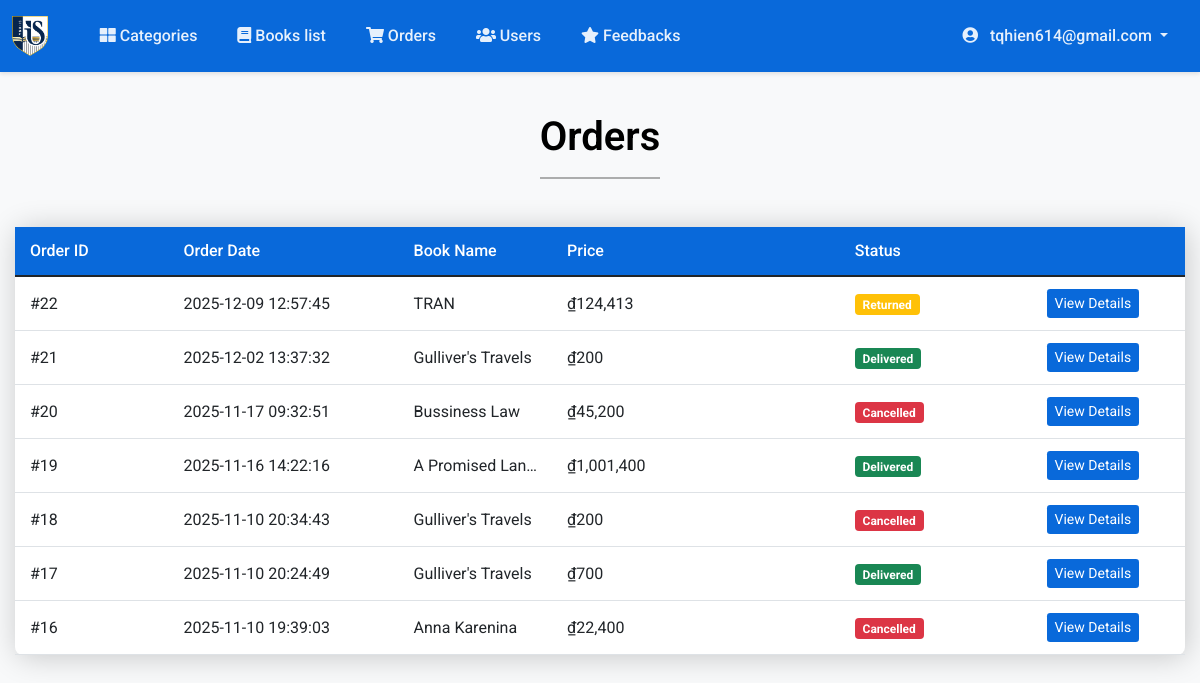
The app's page /Admin/orders.php (signed in) with its own data.
### tables this page shows
CREATE TABLE IF NOT EXISTS `orders` (
  `id` int NOT NULL AUTO_INCREMENT,
  `user_id` int NOT NULL,
  `address` varchar(100) NOT NULL,
  `address2` varchar(100) DEFAULT NULL,
  `pin` int NOT NULL,
  `payment_method` varchar(20) DEFAULT NULL,
  `total` int NOT NULL,
  `payment_status` varchar(20) NOT NULL,
  `order_status` int NOT NULL,
  `date` datetime NOT NULL,
  `duration` int NOT NULL,
  PRIMARY KEY (`id`)
);

CREATE TABLE IF NOT EXISTS `books` (
  `id` int NOT NULL AUTO_INCREMENT,
  `category_id` int NOT NULL,
  `ISBN` varchar(20) NOT NULL,
  `name` varchar(255) NOT NULL,
  `img` varchar(255) NOT NULL,
  `author` varchar(75) NOT NULL,
  `vnd` int NOT NULL,
  `security` int NOT NULL,
  `rent` int NOT NULL,
  `qty` int NOT NULL,
  `best_seller` int DEFAULT NULL,
  `short_desc` varchar(2000) NOT NULL,
  `description` text NOT NULL,
  `status` tinyint NOT NULL DEFAULT '1',
  `price` int GENERATED ALWAYS AS ((coalesce(`security`,0) + coalesce(`rent`,0))) VIRTUAL,
  PRIMARY KEY (`id`,`ISBN`)
);

CREATE TABLE IF NOT EXISTS `order_status` (
  `id` int NOT NULL AUTO_INCREMENT,
  `status_name` varchar(15) NOT NULL,
  PRIMARY KEY (`id`),
  UNIQUE KEY `order_status_name_uindex` (`status_name`)
);

### Admin/orders.php (the view, shortened to what this page needs)
<?php
require('topNav.php');
?>
<div class="container mt-5">
    <div class="d-flex justify-content-center">
        <h1>Orders
            <hr>
        </h1>
    </div>
    <table class="table table-responsive">
        <thead class="">
            <tr>
                <th>Order ID</th>
                <th>Order Date</th>
                <th>Book Name</th>
                <th>Price</th>
                <th>Status</th>
                <th></th>
            </tr>
        </thead>
        <tbody>
            <?php
            $res = mysqli_query($con, "SELECT orders.*, name, status_name FROM orders
                                        JOIN order_detail ON orders.id=order_detail.order_id
                                        JOIN books ON order_detail.book_id=books.id
                                        JOIN order_status ON orders.order_status=order_status.id
                                        ORDER BY date DESC");
            while ($row = mysqli_fetch_assoc($res)):
            ?>
            <tr>
                <td>#<?php echo $row['id'] ?></td>
                <td><?php echo $row['date'] ?></td>
                <td><?php echo htmlspecialchars($row['name']) ?></td>
                <td>₫<?php echo number_format($row['total']) ?></td>
                <td>
                    <?php
                    $statusClass = [
                        'Pending' => 'secondary',
                        'Processing' => 'primary',
                        'Shipped' => 'info',
                        'Delivered' => 'success',
                        'Cancelled' => 'danger',
                        'Returned' => 'warning'
                    ];
                    $class = $statusClass[$row['status_name']] ?? 'secondary';
                    ?>
                    <span class="badge bg-<?php echo $class ?>"><?php echo htmlspecialchars($row['status_name']) ?></span>
                </td>
                <td>
                    <a class="btn btn-info btn-sm" href="orderDetails.php?id=<?php echo $row['id'] ?>">
                        View Details
                    </a>
                </td>
            </tr>
            <?php endwhile; ?>
        </tbody>
    </table>
</div>
</body>
</html>

### Admin/css/admin.css (style rules this page uses)
:root { --primary-color: rgb(9, 105, 218); --primary-hover: rgb(8, 97, 199); --secondary-color: rgb(59, 59, 59); --secondary-hover: #404040; --danger-color: #f00b52; --danger-hover: #b20909; --bg-light: #f8f9fa; --bg-white: #ffffff; --bg-hover: #f8f9fa; --text-dark: #000000; --text-light: #ffffff; --text-muted: rgba(255,255,255,0.9); --shadow-light: 0 2px 4px rgba(0,0,0,0.1); --shadow-medium: 0 2px 8px rgba(0,0,0,0.1); --shadow-heavy: 2px 2px 30px rgba(0, 0, 0, 0.2); --radius-small: 6px; --radius-medium: 8px; --radius-large: 10px; --navbar-padding-top: 50px; --container-padding: 20px; --transition-fast: 0.2s ease; --transition-normal: 0.3s ease; }
body { background-color: var(--bg-light); font-family: 'Roboto', sans-serif; overflow-x: hidden; padding-top: var(--navbar-padding-top); }
.container { padding: var(--container-padding); max-width: 100%; overflow-x: hidden; }
.table { background: var(--bg-white); border-radius: var(--radius-medium); overflow: hidden; box-shadow: var(--shadow-heavy); width: 100%; max-width: 100%; table-layout: fixed; }
.table thead { background-color: var(--primary-color); color: var(--text-light); }
.table thead th { border: none; padding: 12px 15px; font-weight: 500; white-space: nowrap; overflow: hidden; text-overflow: ellipsis; }
.table tbody td { padding: 12px 15px; vertical-align: middle; white-space: nowrap; overflow: hidden; text-overflow: ellipsis; }
.table-responsive { overflow-x: auto; -webkit-overflow-scrolling: touch; }
.table th:nth-child(1) { width: 8%; min-width: 80px; }
.table th:nth-child(2) { width: 12%; min-width: 100px; }
.table th:nth-child(3) { width: 8%; min-width: 60px; }
.table th:nth-child(4) { width: 15%; min-width: 120px; }
.table th:nth-child(5) { width: 10%; min-width: 80px; }
.table th:nth-child(6) { width: 8%; min-width: 80px; }
.btn-info { background-color: var(--primary-color); border: none; color: var(--text-light); }
.container h1 { color: var(--text-dark); font-weight: 600; margin-bottom: 2rem; }
.container h1 hr { border-top: 2px solid var(--text-dark); opacity: 0.3; }
@media (max-width: 1200px) { .container { padding: 15px; } }

### records on screen
orders: id "22", date "2025-12-09 12:57:45", books.name "TRAN", total "124,413", order_status.status_name "Returned"
orders: id "21", date "2025-12-02 13:37:32", books.name "Gulliver's Travels", total "200", order_status.status_name "Delivered"
orders: id "20", date "2025-11-17 09:32:51", books.name "Bussiness Law", total "45,200", order_status.status_name "Cancelled"
orders: id "19", date "2025-11-16 14:22:16", books.name "A Promised La…", total "1,001,400", order_status.status_name "Delivered"
orders: id "18", date "2025-11-10 20:34:43", books.name "Gulliver's Travels", total "200", order_status.status_name "Cancelled"
orders: id "17", date "2025-11-10 20:24:49", books.name "Gulliver's Travels", total "700", order_status.status_name "Delivered"
orders: id "16", date "2025-11-10 19:39:03", books.name "Anna Karenina", total "22,400", order_status.status_name "Cancelled"

### other values on screen
$_SESSION['ADMIN_email'] "tqhien614@gmail.com"
